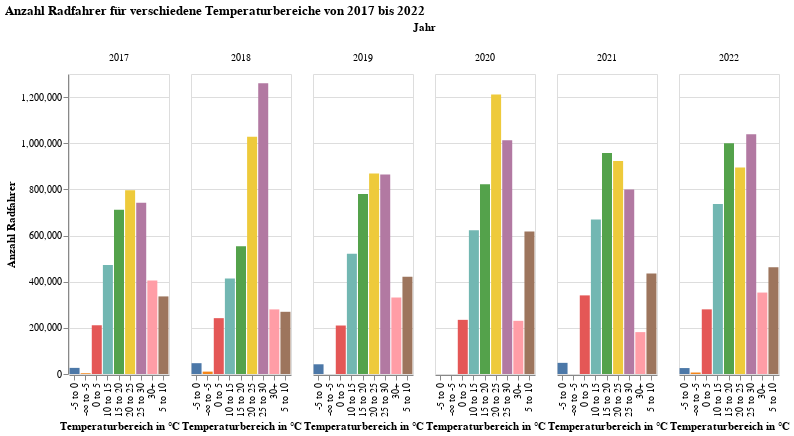

This figure's notebook cell:
### Markdown cell above
# Werte von 2017 bis 2022

### Code cell
def create_chart(file_paths):
    # Daten für alle Jahre kombinieren
    data = pd.concat([pd.read_csv(file_path) for file_path in file_paths])

    # Konvertiere 'max.temp' zu numerischem Datentyp
    data['max.temp'] = pd.to_numeric(data['max.temp'], errors='coerce')

    # Bins für die Temperatur erstellen
    temperature_bins = [-float('inf'), -5, 0, 5, 10, 15, 20, 25, 30, float('inf')]
    temperature_labels = ['-∞ to -5', '-5 to 0', '0 to 5', '5 to 10', '10 to 15', '15 to 20', '20 to 25', '25 to 30', '30+']

    # Daten in Bins einteilen
    data['Temperature Bin'] = pd.cut(data['max.temp'], bins=temperature_bins, labels=temperature_labels, right=False)

    # Anzahl der Radfahrer pro Temperatur-Bin und Jahr berechnen
    result = data.groupby(['Temperature Bin', pd.to_datetime(data['datum']).dt.year])['gesamt'].sum().reset_index()

    # Altair-Diagramm erstellen
    chart = alt.Chart(result).mark_bar().encode(
        alt.X('Temperature Bin:N', title='Temperaturbereich in °C'),
        alt.Y('gesamt:Q', title='Anzahl Radfahrer'),
        color=alt.Color('Temperature Bin:N', legend=None),
        column=alt.Column('datum:O', title='Jahr'),
        tooltip=['Temperature Bin:N', 'gesamt:Q']
    ).properties(
        title='Anzahl Radfahrer für verschiedene Temperaturbereiche von 2017 bis 2022',
        width=100,
        height=300
    )

    return chart

chart = create_chart(file_paths)

chart

### Figure 1 — Vega specification as saved in the notebook (floating-point values rounded to 4 significant figures)
{"$schema": "https://vega.github.io/schema/vega/v5.json", "data": [{"name": "source_0", "values": [{"Temperature Bin": "-∞ to -5", "datum": 2017, "gesamt": 3272.0, "gesamt_start": 0.0, "gesamt_end": 3272.0}, {"Temperature Bin": "-∞ to -5", "datum": 2018, "gesamt": 10340.0, "gesamt_start": 0.0, "gesamt_end": 10340.0}, {"Temperature Bin": "-∞ to -5", "datum": 2019, "gesamt": 0.0, "gesamt_start": 0.0, "gesamt_end": 0.0}, {"Temperature Bin": "-∞ to -5", "datum": 2020, "gesamt": 0.0, "gesamt_start": 0.0, "gesamt_end": 0.0}, {"Temperature Bin": "-∞ to -5", "datum": 2021, "gesamt": 0.0, "gesamt_start": 0.0, "gesamt_end": 0.0}, {"Temperature Bin": "-∞ to -5", "datum": 2022, "gesamt": 6397.0, "gesamt_start": 0.0, "gesamt_end": 6397.0}, {"Temperature Bin": "-5 to 0", "datum": 2017, "gesamt": 26540.0, "gesamt_start": 0.0, "gesamt_end": 26540.0}, {"Temperature Bin": "-5 to 0", "datum": 2018, "gesamt": 46880.0, "gesamt_start": 0.0, "gesamt_end": 46880.0}, {"Temperature Bin": "-5 to 0", "datum": 2019, "gesamt": 42110.0, "gesamt_start": 0.0, "gesamt_end": 42110.0}, {"Temperature Bin": "-5 to 0", "datum": 2020, "gesamt": 0.0, "gesamt_start": 0.0, "gesamt_end": 0.0}, {"Temperature Bin": "-5 to 0", "datum": 2021, "gesamt": 48320.0, "gesamt_start": 0.0, "gesamt_end": 48320.0}, {"Temperature Bin": "-5 to 0", "datum": 2022, "gesamt": 25710.0, "gesamt_start": 0.0, "gesamt_end": 25710.0}, {"Temperature Bin": "0 to 5", "datum": 2017, "gesamt": 211200.0, "gesamt_start": 0.0, "gesamt_end": 211200.0}, {"Temperature Bin": "0 to 5", "datum": 2018, "gesamt": 242000.0, "gesamt_start": 0.0, "gesamt_end": 242000.0}, {"Temperature Bin": "0 to 5", "datum": 2019, "gesamt": 210100.0, "gesamt_start": 0.0, "gesamt_end": 210100.0}, {"Temperature Bin": "0 to 5", "datum": 2020, "gesamt": 234700.0, "gesamt_start": 0.0, "gesamt_end": 234700.0}, {"Temperature Bin": "0 to 5", "datum": 2021, "gesamt": 340700.0, "gesamt_start": 0.0, "gesamt_end": 340700.0}, {"Temperature Bin": "0 to 5", "datum": 2022, "gesamt": 280100.0, "gesamt_start": 0.0, "gesamt_end": 280100.0}, {"Temperature Bin": "5 to 10", "datum": 2017, "gesamt": 336200.0, "gesamt_start": 0.0, "gesamt_end": 336200.0}, {"Temperature Bin": "5 to 10", "datum": 2018, "gesamt": 269500.0, "gesamt_start": 0.0, "gesamt_end": 269500.0}, {"Temperature Bin": "5 to 10", "datum": 2019, "gesamt": 420900.0, "gesamt_start": 0.0, "gesamt_end": 420900.0}, {"Temperature Bin": "5 to 10", "datum": 2020, "gesamt": 617600.0, "gesamt_start": 0.0, "gesamt_end": 617600.0}, {"Temperature Bin": "5 to 10", "datum": 2021, "gesamt": 435900.0, "gesamt_start": 0.0, "gesamt_end": 435900.0}, {"Temperature Bin": "5 to 10", "datum": 2022, "gesamt": 462400.0, "gesamt_start": 0.0, "gesamt_end": 462400.0}, {"Temperature Bin": "10 to 15", "datum": 2017, "gesamt": 472400.0, "gesamt_start": 0.0, "gesamt_end": 472400.0}, {"Temperature Bin": "10 to 15", "datum": 2018, "gesamt": 413700.0, "gesamt_start": 0.0, "gesamt_end": 413700.0}, {"Temperature Bin": "10 to 15", "datum": 2019, "gesamt": 521300.0, "gesamt_start": 0.0, "gesamt_end": 521300.0}, {"Temperature Bin": "10 to 15", "datum": 2020, "gesamt": 623000.0, "gesamt_start": 0.0, "gesamt_end": 623000.0}, {"Temperature Bin": "10 to 15", "datum": 2021, "gesamt": 669300.0, "gesamt_start": 0.0, "gesamt_end": 669300.0}, {"Temperature Bin": "10 to 15", "datum": 2022, "gesamt": 736600.0, "gesamt_start": 0.0, "gesamt_end": 736600.0}, {"Temperature Bin": "15 to 20", "datum": 2017, "gesamt": 712000.0, "gesamt_start": 0.0, "gesamt_end": 712000.0}, {"Temperature Bin": "15 to 20", "datum": 2018, "gesamt": 553600.0, "gesamt_start": 0.0, "gesamt_end": 553600.0}, {"Temperature Bin": "15 to 20", "datum": 2019, "gesamt": 779900.0, "gesamt_start": 0.0, "gesamt_end": 779900.0}, {"Temperature Bin": "15 to 20", "datum": 2020, "gesamt": 821900.0, "gesamt_start": 0.0, "gesamt_end": 821900.0}, {"Temperature Bin": "15 to 20", "datum": 2021, "gesamt": 958100.0, "gesamt_start": 0.0, "gesamt_end": 958100.0}, {"Temperature Bin": "15 to 20", "datum": 2022, "gesamt": 1000000.0, "gesamt_start": 0.0, "gesamt_end": 1000000.0}, {"Temperature Bin": "20 to 25", "datum": 2017, "gesamt": 796400.0, "gesamt_start": 0.0, "gesamt_end": 796400.0}, {"Temperature Bin": "20 to 25", "datum": 2018, "gesamt": 1029000.0, "gesamt_start": 0.0, "gesamt_end": 1029000.0}, {"Temperature Bin": "20 to 25", "datum": 2019, "gesamt": 868800.0, "gesamt_start": 0.0, "gesamt_end": 868800.0}, {"Temperature Bin": "20 to 25", "datum": 2020, "gesamt": 1211000.0, "gesamt_start": 0.0, "gesamt_end": 1211000.0}, {"Temperature Bin": "20 to 25", "datum": 2021, "gesamt": 923000.0, "gesamt_start": 0.0, "gesamt_end": 923000.0}, {"Temperature Bin": "20 to 25", "datum": 2022, "gesamt": 894600.0, "gesamt_start": 0.0, "gesamt_end": 894600.0}, {"Temperature Bin": "25 to 30", "datum": 2017, "gesamt": 741600.0, "gesamt_start": 0.0, "gesamt_end": 741600.0}, {"Temperature Bin": "25 to 30", "datum": 2018, "gesamt": 1260000.0, "gesamt_start": 0.0, "gesamt_end": 1260000.0}, {"Temperature Bin": "25 to 30", "datum": 2019, "gesamt": 865000.0, "gesamt_start": 0.0, "gesamt_end": 865000.0}, {"Temperature Bin": "25 to 30", "datum": 2020, "gesamt": 1013000.0, "gesamt_start": 0.0, "gesamt_end": 1013000.0}, {"Temperature Bin": "25 to 30", "datum": 2021, "gesamt": 799000.0, "gesamt_start": 0.0, "gesamt_end": 799000.0}, {"Temperature Bin": "25 to 30", "datum": 2022, "gesamt": 1039000.0, "gesamt_start": 0.0, "gesamt_end": 1039000.0}, {"Temperature Bin": "30+", "datum": 2017, "gesamt": 405600.0, "gesamt_start": 0.0, "gesamt_end": 405600.0}, {"Temperature Bin": "30+", "datum": 2018, "gesamt": 280000.0, "gesamt_start": 0.0, "gesamt_end": 280000.0}, {"Temperature Bin": "30+", "datum": 2019, "gesamt": 331500.0, "gesamt_start": 0.0, "gesamt_end": 331500.0}, {"Temperature Bin": "30+", "datum": 2020, "gesamt": 230400.0, "gesamt_start": 0.0, "gesamt_end": 230400.0}, {"Temperature Bin": "30+", "datum": 2021, "gesamt": 181500.0, "gesamt_start": 0.0, "gesamt_end": 181500.0}, {"Temperature Bin": "30+", "datum": 2022, "gesamt": 352900.0, "gesamt_start": 0.0, "gesamt_end": 352900.0}]}, {"name": "column_domain", "values": [{"datum": 2017, "count": 9}, {"datum": 2018, "count": 9}, {"datum": 2019, "count": 9}, {"datum": 2020, "count": 9}, {"datum": 2021, "count": 9}, {"datum": 2022, "count": 9}]}, {"name": "source_0_x_domain_Temperature Bin", "values": [{"Temperature Bin": "-∞ to -5"}, {"Temperature Bin": "-5 to 0"}, {"Temperature Bin": "0 to 5"}, {"Temperature Bin": "5 to 10"}, {"Temperature Bin": "10 to 15"}, {"Temperature Bin": "15 to 20"}, {"Temperature Bin": "20 to 25"}, {"Temperature Bin": "25 to 30"}, {"Temperature Bin": "30+"}]}, {"name": "source_0_color_domain_Temperature Bin", "values": [{"Temperature Bin": "-∞ to -5"}, {"Temperature Bin": "-5 to 0"}, {"Temperature Bin": "0 to 5"}, {"Temperature Bin": "5 to 10"}, {"Temperature Bin": "10 to 15"}, {"Temperature Bin": "15 to 20"}, {"Temperature Bin": "20 to 25"}, {"Temperature Bin": "25 to 30"}, {"Temperature Bin": "30+"}]}], "signals": [{"name": "child_width", "value": 100}, {"name": "child_height", "value": 300}], "marks": [{"type": "group", "name": "column-title", "title": {"text": "Jahr", "style": "guide-title", "offset": 10}, "role": "column-title"}, {"type": "group", "name": "row_header", "encode": {"update": {"height": {"signal": "child_height"}}}, "axes": [{"scale": "y", "labelOverlap": true, "title": "Anzahl Radfahrer", "orient": "left", "zindex": 0, "grid": false, "tickCount": {"signal": "ceil(child_height/40)"}}], "role": "row-header"}, {"type": "group", "name": "column_header", "from": {"data": "column_domain"}, "sort": {"field": "datum[\"datum\"]", "order": "ascending"}, "encode": {"update": {"width": {"signal": "child_width"}}}, "title": {"text": {"signal": "isValid(parent[\"datum\"]) ? parent[\"datum\"] : \"\"+parent[\"datum\"]"}, "frame": "group", "style": "guide-label", "offset": 10}, "role": "column-header"}, {"type": "group", "name": "column_footer", "from": {"data": "column_domain"}, "sort": {"field": "datum[\"datum\"]", "order": "ascending"}, "encode": {"update": {"width": {"signal": "child_width"}}}, "axes": [{"scale": "x", "orient": "bottom", "grid": false, "title": "Temperaturbereich in °C", "labelAlign": "right", "labelAngle": 270, "labelBaseline": "middle", "zindex": 0}], "role": "column-footer"}, {"type": "group", "name": "cell", "from": {"facet": {"data": "source_0", "name": "facet", "groupby": ["datum"]}}, "sort": {"field": ["datum[\"datum\"]"], "order": ["ascending"]}, "encode": {"update": {"height": {"signal": "child_height"}, "width": {"signal": "child_width"}}}, "marks": [{"type": "rect", "name": "child_marks", "from": {"data": "facet"}, "encode": {"update": {"width": {"signal": "max(0.25, bandwidth('x'))"}, "y": {"field": "gesamt_end", "scale": "y"}, "x": {"field": "Temperature Bin", "scale": "x"}, "fill": {"field": "Temperature Bin", "scale": "color"}, "tooltip": {"signal": "{\"Temperature Bin\": isValid(datum[\"Temperature Bin\"]) ? datum[\"Temperature Bin\"] : \"\"+datum[\"Temperature Bin\"], \"gesamt\": format(datum[\"gesamt\"], \"\")}"}, "ariaRoleDescription": {"value": "bar"}, "description": {"signal": "\"Temperaturbereich in °C: \" + (isValid(datum[\"Temperature Bin\"]) ? datum[\"Temperature Bin\"] : \"\"+datum[\"Temperature Bin\"]) + \"; Anzahl Radfahrer: \" + (format(datum[\"gesamt\"], \"\")) + \"; Temperature Bin: \" + (isValid(datum[\"Temperature Bin\"]) ? datum[\"Temperature Bin\"] : \"\"+datum[\"Temperature Bin\"]) + \"; gesamt: \" + (format(datum[\"gesamt\"], \"\"))"}, "y2": {"field": "gesamt_start", "scale": "y"}}}, "style": ["bar"]}], "axes": [{"scale": "y", "aria": false, "domain": false, "orient": "left", "grid": true, "minExtent": 0, "maxExtent": 0, "tickCount": {"signal": "ceil(child_height/40)"}, "gridScale": "x", "labels": false, "zindex": 0, "ticks": false}], "style": "cell"}], "scales": [{"name": "x", "type": "band", "domain": {"data": "source_0_x_domain_Temperature Bin", "field": "Temperature Bin", "sort": true}, "range": [0, {"signal": "child_width"}], "paddingInner": 0.1, "paddingOuter": 0.05}, {"name": "y", "type": "linear", "domain": {"data": "source_0", "fields": ["gesamt_start", "gesamt_end"]}, "range": [{"signal": "child_height"}, 0], "nice": true, "zero": true}, {"name": "color", "type": "ordinal", "domain": {"data": "source_0_color_domain_Temperature Bin", "field": "Temperature Bin", "sort": true}, "range": "category"}], "title": {"text": "Anzahl Radfahrer für verschiedene Temperaturbereiche von 2017 bis 2022", "anchor": "start"}, "layout": {"padding": 20, "offset": {"columnTitle": 10}, "columns": {"signal": "length(data('column_domain'))"}, "bounds": "full", "align": "all"}, "background": "white", "padding": 5}
